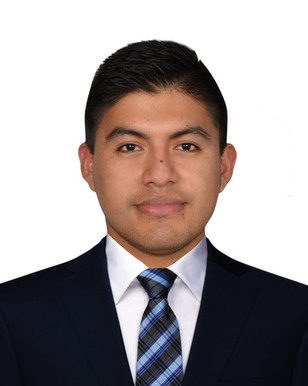
#> input picture storage/foto-small.jpg, 308 x 386 px
$ python face.py
#> lines starting #> are read from the running program, lines starting #| are printed output that depends on the picture; after the words box and inside, x2 and y2 are one past the last pixel; in counts of white or black regions, pixels touching at a corner belong together
### FrontalFaceDetector.py
import cv2
import os
from PIL import Image
import numpy as np

class FrontalFaceDetector:
    haar_cascade_face = cv2.CascadeClassifier(
        'data/haarcascades/haarcascade_frontalface_alt2.xml')
    harr_eye_cascade = cv2.CascadeClassifier(
        'data/haarcascades/haarcascade_eye.xml')
    harr_mouth_cascade = cv2.CascadeClassifier(
        'data/haarcascades/haarcascade_mcs_mouth.xml')
    img_path = ''
    IMG_DATA = {}
    img = ''
    gray_img = ''

    def __init__(self, img_path=""):
        self.img_path = img_path

    def setImagePath(self, img_path):
#> called with img_path = './storage/foto-small.jpg'
        self.img_path = img_path
        self.IMG_DATA['size'] = os.path.getsize(self.img_path)
        self.createImage()
#> in createImage, self.img is the input picture: shape (386, 308, 3); mean B, G, R 152.8, 153.2, 161.7
#> in createImage, `self.gray_img = cv2.cvtColor(self.img, cv2.COLOR_BGR2GRAY)`:
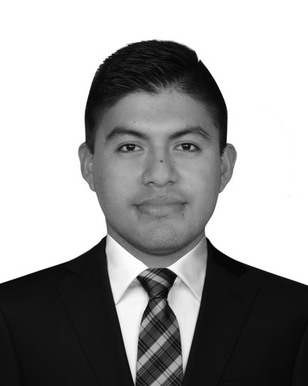
#> self.gray_img: shape (386, 308); min 0, max 255, mean 155.7
        self.IMG_DATA['height'], self.IMG_DATA['width'], channels = self.img.shape
#> channels = 3
        self.setImageDataResolucion()

    def createImage(self):
        self.img = cv2.imread(self.img_path)
        self.gray_img = cv2.cvtColor(self.img, cv2.COLOR_BGR2GRAY)

    def setImageDataResolucion(self):
        p_img = Image.open(self.img_path)
        self.IMG_DATA['resolucion'] = p_img.info['dpi']

    def getData(self):
        return self.IMG_DATA

    def calculateFaceRects(self):
        faces_rects = self.haar_cascade_face.detectMultiScale(
            self.gray_img, scaleFactor=1.2, minNeighbors=5)
        return faces_rects[0]

    def calculateEyesPosition(self):
        eye_coords = self.harr_eye_cascade.detectMultiScale(
            self.gray_img, 1.3, 5)  # detect eyes
        height = self.IMG_DATA['height']  # get face frame height
        new_eye_coords = []
        for (x, y, w, h) in eye_coords:
            if y+h > height/2:  # pass if the eye is at the bottom
                pass
            else:
                new_eye_coords.append((x, y, w, h))
                self.calculateCenterEyesPosition((x, y, w, h))
        return new_eye_coords

    def calculateMouthPosition(self):
        half_height = int(self.IMG_DATA['height']//2.3)
        cut_img = self.gray_img[half_height:, :]
        mouth_rects = self.harr_mouth_cascade.detectMultiScale(cut_img, 1.3, 5)[
            0]
        [x, y, w, h] = mouth_rects
        y = int(y - 0.15*h) + half_height
        self.calculateCenterMouthPosition([x, y, w, h])
        return [x, y, w, h]

    def calculateCenterMouthPosition(self, mouth_coords):
        [x, y, w, h] = mouth_coords
        center_x = int(x+0.5*w)
        center_y = int(y+0.5*h)
        self.IMG_DATA['mouthX'] = center_x
        self.IMG_DATA['mouthY'] = center_y
        return center_x, center_y

    def calculateCenterEyesPosition(self, eye_coords):
        (x, y, w, h) = eye_coords
        center_x = int(x+0.5*w)
        center_y = int(y+0.5*h)
        if (x+w < self.IMG_DATA['width']/2):
            self.IMG_DATA['leftEyeX'] = center_x
            self.IMG_DATA['leftEyeY'] = center_y
        else:
            self.IMG_DATA['rightEyeX'] = center_x
            self.IMG_DATA['rightEyeY'] = center_y
        return center_x, center_y

    # [4 lines left out: function calculateAll, not called in this run]

    def drawEyes(self):
        eye_coords = self.calculateEyesPosition()
        for (x, y, w, h) in eye_coords:
            radius = h//2
            eye_x = int(x+0.5*w)
            eye_y = int(y+0.5*h)
            cv2.circle(self.img, (eye_x, eye_y), radius, (0, 255, 0), 1)

    def drawFace(self):
        faces_rects = self.calculateFaceRects()
#> in calculateFaceRects, `faces_rects = self.haar_cascade_face.detectMultiScale( self.gray_img, ..`: faces_rects = [[89, 92, 137, 137]]
        [fx, fy, fw, fh] = faces_rects
        radius = fh//2
        face_x = int(fx+0.5*fw)
        face_y = int(fy+0.5*fh)
        cv2.circle(self.img, (face_x, face_y), radius, (0, 0, 255), 1)

    def drawAll(self):
        self.drawFace()
#> in drawFace, `faces_rects = self.calculateFaceRects()`: faces_rects = [89, 92, 137, 137]
#> in drawFace, `[fx, fy, fw, fh] = faces_rects`: fx = 89; fy = 92; fw = 137
#> in drawFace, `radius = fh//2`: radius = 68
#> in drawFace, `face_x = int(fx+0.5*fw)`: face_x = 157
#> in drawFace, `face_y = int(fy+0.5*fh)`: face_y = 160
#> in drawFace, `cv2.circle(self.img, (face_x, face_y), radius, (0, 0, 255), 1)`:
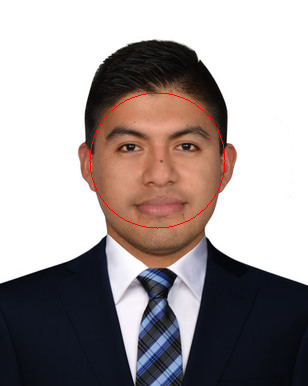
#> self.img: shape (386, 308, 3); 0.32% of pixels changed, all inside (x1, y1, x2, y2) = (89, 92, 226, 229)
        self.drawEyes()
#> in calculateEyesPosition, `eye_coords = self.harr_eye_cascade.detectMultiScale( self.gray_img, 1...`: eye_coords = [[110, 128, 38, 38], [167, 129, 36, 36]]
#> the loop in calculateEyesPosition, `for (x, y, w, h) in eye_coords:` made 2 passes
#> (center_x in calculateCenterEyesPosition, center_y in calculateCenterEyesPosition) on passes 1 to 2: (129, 147), (185, 147)
#> after the loop in calculateEyesPosition, `for (x, y, w, h) in eye_coords:`: new_eye_coords = [(110, 128, 38, 38), (167, 129, 36, 36)]
#> the loop in drawEyes, `for (x, y, w, h) in eye_coords:` made 2 passes
#> (x, y, w, h, radius, eye_x, eye_y) on passes 1 to 2: (110, 128, 38, 38, 19, 129, 147), (167, 129, 36, 36, 18, 185, 147)
#> after the loop in drawEyes, `for (x, y, w, h) in eye_coords:`:
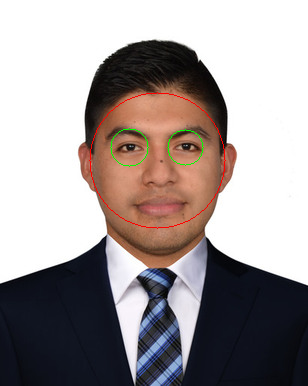
#> self.img: shape (386, 308, 3); 0.17% of pixels changed, all inside (x1, y1, x2, y2) = (110, 128, 204, 167)
        self.drawMouth()
        return self.img
    def drawMouth(self):
        mouth_coords = self.calculateMouthPosition()
#> in calculateMouthPosition, `cut_img = self.gray_img[half_height:, :]`:
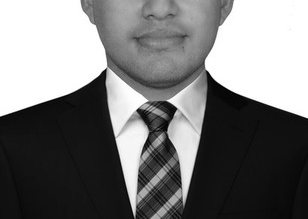
#> cut_img: shape (219, 308); min 0, max 255, mean 120.9
#> in calculateMouthPosition, `mouth_rects = self.harr_mouth_cascade.detectMultiScale(cut_img, 1.3, 5..`: mouth_rects = [127, 25, 64, 39]
#> in calculateMouthPosition, `[x, y, w, h] = mouth_rects`: x = 127; y = 25; w = 64; h = 39
#> in calculateMouthPosition, `y = int(y - 0.15*h) + half_height`: y = 186
#> in calculateCenterMouthPosition, `[x, y, w, h] = mouth_coords`: x = 127; y = 186; w = 64; h = 39
#> in calculateCenterMouthPosition, `center_x = int(x+0.5*w)`: center_x = 159
#> in calculateCenterMouthPosition, `center_y = int(y+0.5*h)`: center_y = 205
#> in drawMouth, `mouth_coords = self.calculateMouthPosition()`: mouth_coords = [127, 186, 64, 39]
#> in drawMouth, `[x, y, w, h] = mouth_coords`: x = 127; y = 186; w = 64; h = 39
#> in drawMouth, `cv2.rectangle(self.img, (x, y), (x+w, y+h), (255, 0, 0), 1)`:
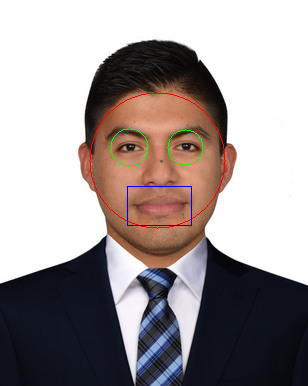
#> self.img: shape (386, 308, 3); 0.17% of pixels changed, all inside (x1, y1, x2, y2) = (127, 186, 192, 226)
        [x, y, w, h] = mouth_coords
        cv2.rectangle(self.img, (x, y), (x+w, y+h), (255, 0, 0), 1)

    def showImage(self, title="my-image"):
        # show image
        cv2.imshow(title, self.img)
        cv2.waitKey(0)
        cv2.destroyAllWindows()

### face.py
from FrontalFaceDetector import FrontalFaceDetector

frontal = FrontalFaceDetector()
frontal.setImagePath("./storage/foto-small.jpg")
frontal.drawAll()
data = frontal.getData()
print(data)
frontal.showImage()
